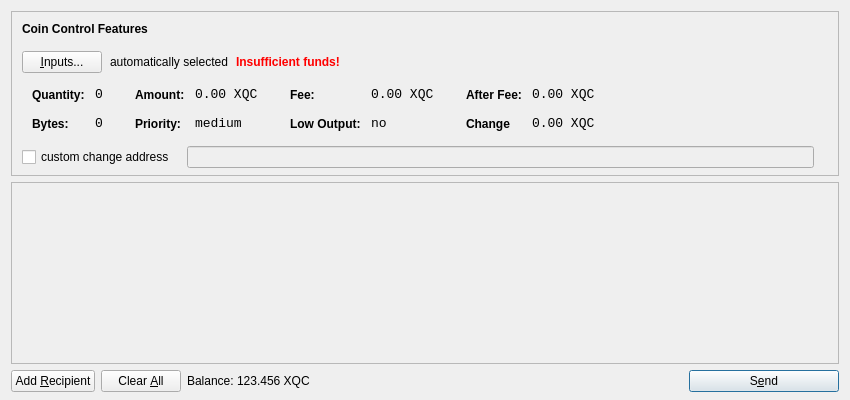
<?xml version="1.0" encoding="UTF-8"?>
<ui version="4.0">
 <class>SendCoinsDialog</class>
 <widget class="QDialog" name="SendCoinsDialog">
  <property name="geometry">
   <rect>
    <x>0</x>
    <y>0</y>
    <width>850</width>
    <height>400</height>
   </rect>
  </property>
  <property name="windowTitle">
   <string>Send Coins</string>
  </property>
  <layout class="QVBoxLayout" name="verticalLayout" stretch="0,1,0">
   <property name="bottomMargin">
    <number>8</number>
   </property>
   <item>
    <widget class="QFrame" name="frameCoinControl">
     <property name="sizePolicy">
      <sizepolicy hsizetype="Expanding" vsizetype="Expanding">
       <horstretch>0</horstretch>
       <verstretch>0</verstretch>
      </sizepolicy>
     </property>
     <property name="maximumSize">
      <size>
       <width>16777215</width>
       <height>16777215</height>
      </size>
     </property>
     <property name="frameShape">
      <enum>QFrame::StyledPanel</enum>
     </property>
     <property name="frameShadow">
      <enum>QFrame::Sunken</enum>
     </property>
     <layout class="QVBoxLayout" name="verticalLayoutCoinControl2">
      <property name="spacing">
       <number>6</number>
      </property>
      <property name="leftMargin">
       <number>0</number>
      </property>
      <property name="topMargin">
       <number>0</number>
      </property>
      <property name="rightMargin">
       <number>0</number>
      </property>
      <property name="bottomMargin">
       <number>6</number>
      </property>
      <item>
       <layout class="QVBoxLayout" name="verticalLayoutCoinControl" stretch="0,0,0,0,1">
        <property name="spacing">
         <number>0</number>
        </property>
        <property name="leftMargin">
         <number>10</number>
        </property>
        <property name="topMargin">
         <number>10</number>
        </property>
        <item>
         <layout class="QHBoxLayout" name="horizontalLayoutCoinControl1">
          <property name="bottomMargin">
           <number>15</number>
          </property>
          <item>
           <widget class="QLabel" name="labelCoinControlFeatures">
            <property name="sizePolicy">
             <sizepolicy hsizetype="Preferred" vsizetype="Maximum">
              <horstretch>0</horstretch>
              <verstretch>0</verstretch>
             </sizepolicy>
            </property>
            <property name="font">
             <font>
              <weight>75</weight>
              <bold>true</bold>
             </font>
            </property>
            <property name="styleSheet">
             <string notr="true">font-weight:bold;</string>
            </property>
            <property name="text">
             <string>Coin Control Features</string>
            </property>
           </widget>
          </item>
         </layout>
        </item>
        <item>
         <layout class="QHBoxLayout" name="horizontalLayoutCoinControl2" stretch="0,0,0,0">
          <property name="spacing">
           <number>8</number>
          </property>
          <property name="bottomMargin">
           <number>10</number>
          </property>
          <item>
           <widget class="QPushButton" name="pushButtonCoinControl">
            <property name="styleSheet">
             <string notr="true"/>
            </property>
            <property name="text">
             <string>&amp;Inputs...</string>
            </property>
           </widget>
          </item>
          <item>
           <widget class="QLabel" name="labelCoinControlAutomaticallySelected">
            <property name="text">
             <string>automatically selected</string>
            </property>
            <property name="margin">
             <number>5</number>
            </property>
           </widget>
          </item>
          <item>
           <widget class="QLabel" name="labelCoinControlInsuffFunds">
            <property name="font">
             <font>
              <weight>75</weight>
              <bold>true</bold>
             </font>
            </property>
            <property name="styleSheet">
             <string notr="true">color:red;font-weight:bold;</string>
            </property>
            <property name="text">
             <string>Insufficient funds!</string>
            </property>
            <property name="margin">
             <number>5</number>
            </property>
           </widget>
          </item>
          <item>
           <spacer name="horizontalSpacerCoinControl">
            <property name="orientation">
             <enum>Qt::Horizontal</enum>
            </property>
            <property name="sizeHint" stdset="0">
             <size>
              <width>40</width>
              <height>1</height>
             </size>
            </property>
           </spacer>
          </item>
         </layout>
        </item>
        <item>
         <widget class="QWidget" name="widgetCoinControl" native="true">
          <property name="sizePolicy">
           <sizepolicy hsizetype="Preferred" vsizetype="Preferred">
            <horstretch>0</horstretch>
            <verstretch>0</verstretch>
           </sizepolicy>
          </property>
          <property name="minimumSize">
           <size>
            <width>0</width>
            <height>0</height>
           </size>
          </property>
          <property name="styleSheet">
           <string notr="true"/>
          </property>
          <layout class="QHBoxLayout" name="horizontalLayoutCoinControl5">
           <property name="leftMargin">
            <number>0</number>
           </property>
           <property name="topMargin">
            <number>0</number>
           </property>
           <property name="rightMargin">
            <number>0</number>
           </property>
           <property name="bottomMargin">
            <number>0</number>
           </property>
           <item>
            <layout class="QHBoxLayout" name="horizontalLayoutCoinControl3" stretch="0,0,0,1">
             <property name="spacing">
              <number>20</number>
             </property>
             <property name="topMargin">
              <number>0</number>
             </property>
             <property name="bottomMargin">
              <number>10</number>
             </property>
             <item>
              <layout class="QFormLayout" name="formLayoutCoinControl1">
               <property name="horizontalSpacing">
                <number>10</number>
               </property>
               <property name="verticalSpacing">
                <number>14</number>
               </property>
               <property name="leftMargin">
                <number>10</number>
               </property>
               <property name="topMargin">
                <number>4</number>
               </property>
               <property name="rightMargin">
                <number>6</number>
               </property>
               <item row="0" column="0">
                <widget class="QLabel" name="labelCoinControlQuantityText">
                 <property name="styleSheet">
                  <string notr="true">font-weight:bold;</string>
                 </property>
                 <property name="text">
                  <string>Quantity:</string>
                 </property>
                 <property name="margin">
                  <number>0</number>
                 </property>
                </widget>
               </item>
               <item row="0" column="1">
                <widget class="QLabel" name="labelCoinControlQuantity">
                 <property name="font">
                  <font>
                   <family>Monospace</family>
                   <pointsize>10</pointsize>
                  </font>
                 </property>
                 <property name="cursor">
                  <cursorShape>IBeamCursor</cursorShape>
                 </property>
                 <property name="contextMenuPolicy">
                  <enum>Qt::ActionsContextMenu</enum>
                 </property>
                 <property name="text">
                  <string>0</string>
                 </property>
                 <property name="margin">
                  <number>0</number>
                 </property>
                 <property name="textInteractionFlags">
                  <set>Qt::LinksAccessibleByMouse|Qt::TextSelectableByKeyboard|Qt::TextSelectableByMouse</set>
                 </property>
                </widget>
               </item>
               <item row="1" column="0">
                <widget class="QLabel" name="labelCoinControlBytesText">
                 <property name="styleSheet">
                  <string notr="true">font-weight:bold;</string>
                 </property>
                 <property name="text">
                  <string>Bytes:</string>
                 </property>
                </widget>
               </item>
               <item row="1" column="1">
                <widget class="QLabel" name="labelCoinControlBytes">
                 <property name="font">
                  <font>
                   <family>Monospace</family>
                   <pointsize>10</pointsize>
                  </font>
                 </property>
                 <property name="cursor">
                  <cursorShape>IBeamCursor</cursorShape>
                 </property>
                 <property name="contextMenuPolicy">
                  <enum>Qt::ActionsContextMenu</enum>
                 </property>
                 <property name="text">
                  <string>0</string>
                 </property>
                 <property name="textInteractionFlags">
                  <set>Qt::LinksAccessibleByMouse|Qt::TextSelectableByKeyboard|Qt::TextSelectableByMouse</set>
                 </property>
                </widget>
               </item>
              </layout>
             </item>
             <item>
              <layout class="QFormLayout" name="formLayoutCoinControl2">
               <property name="horizontalSpacing">
                <number>10</number>
               </property>
               <property name="verticalSpacing">
                <number>14</number>
               </property>
               <property name="leftMargin">
                <number>6</number>
               </property>
               <property name="topMargin">
                <number>4</number>
               </property>
               <property name="rightMargin">
                <number>6</number>
               </property>
               <item row="0" column="0">
                <widget class="QLabel" name="labelCoinControlAmountText">
                 <property name="styleSheet">
                  <string notr="true">font-weight:bold;</string>
                 </property>
                 <property name="text">
                  <string>Amount:</string>
                 </property>
                 <property name="margin">
                  <number>0</number>
                 </property>
                </widget>
               </item>
               <item row="0" column="1">
                <widget class="QLabel" name="labelCoinControlAmount">
                 <property name="font">
                  <font>
                   <family>Monospace</family>
                   <pointsize>10</pointsize>
                  </font>
                 </property>
                 <property name="cursor">
                  <cursorShape>IBeamCursor</cursorShape>
                 </property>
                 <property name="contextMenuPolicy">
                  <enum>Qt::ActionsContextMenu</enum>
                 </property>
                 <property name="text">
                  <string>0.00 XQC</string>
                 </property>
                 <property name="textInteractionFlags">
                  <set>Qt::LinksAccessibleByMouse|Qt::TextSelectableByKeyboard|Qt::TextSelectableByMouse</set>
                 </property>
                </widget>
               </item>
               <item row="1" column="0">
                <widget class="QLabel" name="labelCoinControlPriorityText">
                 <property name="styleSheet">
                  <string notr="true">font-weight:bold;</string>
                 </property>
                 <property name="text">
                  <string>Priority:</string>
                 </property>
                </widget>
               </item>
               <item row="1" column="1">
                <widget class="QLabel" name="labelCoinControlPriority">
                 <property name="font">
                  <font>
                   <family>Monospace</family>
                   <pointsize>10</pointsize>
                  </font>
                 </property>
                 <property name="cursor">
                  <cursorShape>IBeamCursor</cursorShape>
                 </property>
                 <property name="contextMenuPolicy">
                  <enum>Qt::ActionsContextMenu</enum>
                 </property>
                 <property name="text">
                  <string>medium</string>
                 </property>
                 <property name="textInteractionFlags">
                  <set>Qt::LinksAccessibleByMouse|Qt::TextSelectableByKeyboard|Qt::TextSelectableByMouse</set>
                 </property>
                </widget>
               </item>
              </layout>
             </item>
             <item>
              <layout class="QFormLayout" name="formLayoutCoinControl3">
               <property name="horizontalSpacing">
                <number>10</number>
               </property>
               <property name="verticalSpacing">
                <number>14</number>
               </property>
               <property name="leftMargin">
                <number>6</number>
               </property>
               <property name="topMargin">
                <number>4</number>
               </property>
               <property name="rightMargin">
                <number>6</number>
               </property>
               <item row="0" column="0">
                <widget class="QLabel" name="labelCoinControlFeeText">
                 <property name="styleSheet">
                  <string notr="true">font-weight:bold;</string>
                 </property>
                 <property name="text">
                  <string>Fee:</string>
                 </property>
                 <property name="margin">
                  <number>0</number>
                 </property>
                </widget>
               </item>
               <item row="0" column="1">
                <widget class="QLabel" name="labelCoinControlFee">
                 <property name="font">
                  <font>
                   <family>Monospace</family>
                   <pointsize>10</pointsize>
                  </font>
                 </property>
                 <property name="cursor">
                  <cursorShape>IBeamCursor</cursorShape>
                 </property>
                 <property name="contextMenuPolicy">
                  <enum>Qt::ActionsContextMenu</enum>
                 </property>
                 <property name="text">
                  <string>0.00 XQC</string>
                 </property>
                 <property name="textInteractionFlags">
                  <set>Qt::LinksAccessibleByMouse|Qt::TextSelectableByKeyboard|Qt::TextSelectableByMouse</set>
                 </property>
                </widget>
               </item>
               <item row="1" column="0">
                <widget class="QLabel" name="labelCoinControlLowOutputText">
                 <property name="styleSheet">
                  <string notr="true">font-weight:bold;</string>
                 </property>
                 <property name="text">
                  <string>Low Output:</string>
                 </property>
                </widget>
               </item>
               <item row="1" column="1">
                <widget class="QLabel" name="labelCoinControlLowOutput">
                 <property name="font">
                  <font>
                   <family>Monospace</family>
                   <pointsize>10</pointsize>
                  </font>
                 </property>
                 <property name="cursor">
                  <cursorShape>IBeamCursor</cursorShape>
                 </property>
                 <property name="contextMenuPolicy">
                  <enum>Qt::ActionsContextMenu</enum>
                 </property>
                 <property name="text">
                  <string>no</string>
                 </property>
                 <property name="textInteractionFlags">
                  <set>Qt::LinksAccessibleByMouse|Qt::TextSelectableByKeyboard|Qt::TextSelectableByMouse</set>
                 </property>
                </widget>
               </item>
              </layout>
             </item>
             <item>
              <layout class="QFormLayout" name="formLayoutCoinControl4">
               <property name="horizontalSpacing">
                <number>10</number>
               </property>
               <property name="verticalSpacing">
                <number>14</number>
               </property>
               <property name="leftMargin">
                <number>6</number>
               </property>
               <property name="topMargin">
                <number>4</number>
               </property>
               <property name="rightMargin">
                <number>6</number>
               </property>
               <item row="0" column="0">
                <widget class="QLabel" name="labelCoinControlAfterFeeText">
                 <property name="styleSheet">
                  <string notr="true">font-weight:bold;</string>
                 </property>
                 <property name="text">
                  <string>After Fee:</string>
                 </property>
                 <property name="margin">
                  <number>0</number>
                 </property>
                </widget>
               </item>
               <item row="0" column="1">
                <widget class="QLabel" name="labelCoinControlAfterFee">
                 <property name="font">
                  <font>
                   <family>Monospace</family>
                   <pointsize>10</pointsize>
                  </font>
                 </property>
                 <property name="cursor">
                  <cursorShape>IBeamCursor</cursorShape>
                 </property>
                 <property name="contextMenuPolicy">
                  <enum>Qt::ActionsContextMenu</enum>
                 </property>
                 <property name="text">
                  <string>0.00 XQC</string>
                 </property>
                 <property name="textInteractionFlags">
                  <set>Qt::LinksAccessibleByMouse|Qt::TextSelectableByKeyboard|Qt::TextSelectableByMouse</set>
                 </property>
                </widget>
               </item>
               <item row="1" column="0">
                <widget class="QLabel" name="labelCoinControlChangeText">
                 <property name="styleSheet">
                  <string notr="true">font-weight:bold;</string>
                 </property>
                 <property name="text">
                  <string>Change</string>
                 </property>
                </widget>
               </item>
               <item row="1" column="1">
                <widget class="QLabel" name="labelCoinControlChange">
                 <property name="font">
                  <font>
                   <family>Monospace</family>
                   <pointsize>10</pointsize>
                  </font>
                 </property>
                 <property name="cursor">
                  <cursorShape>IBeamCursor</cursorShape>
                 </property>
                 <property name="contextMenuPolicy">
                  <enum>Qt::ActionsContextMenu</enum>
                 </property>
                 <property name="text">
                  <string>0.00 XQC</string>
                 </property>
                 <property name="textInteractionFlags">
                  <set>Qt::LinksAccessibleByMouse|Qt::TextSelectableByKeyboard|Qt::TextSelectableByMouse</set>
                 </property>
                </widget>
               </item>
              </layout>
             </item>
            </layout>
           </item>
          </layout>
         </widget>
        </item>
        <item>
         <layout class="QHBoxLayout" name="horizontalLayoutCoinControl4" stretch="0,0,0">
          <property name="spacing">
           <number>12</number>
          </property>
          <property name="sizeConstraint">
           <enum>QLayout::SetDefaultConstraint</enum>
          </property>
          <property name="topMargin">
           <number>5</number>
          </property>
          <property name="rightMargin">
           <number>5</number>
          </property>
          <item>
           <widget class="QCheckBox" name="checkBoxCoinControlChange">
            <property name="text">
             <string>custom change address</string>
            </property>
           </widget>
          </item>
          <item>
           <widget class="QLineEdit" name="lineEditCoinControlChange">
            <property name="enabled">
             <bool>false</bool>
            </property>
            <property name="sizePolicy">
             <sizepolicy hsizetype="Expanding" vsizetype="Fixed">
              <horstretch>0</horstretch>
              <verstretch>0</verstretch>
             </sizepolicy>
            </property>
           </widget>
          </item>
          <item>
           <widget class="QLabel" name="labelCoinControlChangeLabel">
            <property name="sizePolicy">
             <sizepolicy hsizetype="Preferred" vsizetype="Expanding">
              <horstretch>0</horstretch>
              <verstretch>0</verstretch>
             </sizepolicy>
            </property>
            <property name="minimumSize">
             <size>
              <width>0</width>
              <height>0</height>
             </size>
            </property>
            <property name="text">
             <string/>
            </property>
            <property name="margin">
             <number>3</number>
            </property>
           </widget>
          </item>
         </layout>
        </item>
        <item>
         <spacer name="verticalSpacerCoinControl">
          <property name="orientation">
           <enum>Qt::Vertical</enum>
          </property>
          <property name="sizeHint" stdset="0">
           <size>
            <width>800</width>
            <height>1</height>
           </size>
          </property>
         </spacer>
        </item>
       </layout>
      </item>
     </layout>
    </widget>
   </item>
   <item>
    <widget class="QScrollArea" name="scrollArea">
     <property name="widgetResizable">
      <bool>true</bool>
     </property>
     <widget class="QWidget" name="scrollAreaWidgetContents">
      <property name="geometry">
       <rect>
        <x>0</x>
        <y>0</y>
        <width>830</width>
        <height>173</height>
       </rect>
      </property>
      <layout class="QVBoxLayout" name="verticalLayout_2">
       <property name="leftMargin">
        <number>0</number>
       </property>
       <property name="topMargin">
        <number>0</number>
       </property>
       <property name="rightMargin">
        <number>0</number>
       </property>
       <property name="bottomMargin">
        <number>0</number>
       </property>
       <item>
        <layout class="QVBoxLayout" name="entries">
         <property name="spacing">
          <number>6</number>
         </property>
        </layout>
       </item>
       <item>
        <spacer name="verticalSpacer">
         <property name="orientation">
          <enum>Qt::Vertical</enum>
         </property>
         <property name="sizeHint" stdset="0">
          <size>
           <width>20</width>
           <height>40</height>
          </size>
         </property>
        </spacer>
       </item>
      </layout>
     </widget>
    </widget>
   </item>
   <item>
    <layout class="QHBoxLayout" name="horizontalLayout">
     <item>
      <widget class="QPushButton" name="addButton">
       <property name="toolTip">
        <string>Send to multiple recipients at once</string>
       </property>
       <property name="text">
        <string>Add &amp;Recipient</string>
       </property>
       <property name="icon">
        <iconset resource="../bitcoin.qrc">
         <normaloff>:/icons/add</normaloff>:/icons/add</iconset>
       </property>
       <property name="autoDefault">
        <bool>false</bool>
       </property>
      </widget>
     </item>
     <item>
      <widget class="QPushButton" name="clearButton">
       <property name="sizePolicy">
        <sizepolicy hsizetype="Minimum" vsizetype="Fixed">
         <horstretch>0</horstretch>
         <verstretch>0</verstretch>
        </sizepolicy>
       </property>
       <property name="toolTip">
        <string>Remove all transaction fields</string>
       </property>
       <property name="text">
        <string>Clear &amp;All</string>
       </property>
       <property name="icon">
        <iconset resource="../bitcoin.qrc">
         <normaloff>:/icons/remove</normaloff>:/icons/remove</iconset>
       </property>
       <property name="autoRepeatDelay">
        <number>300</number>
       </property>
       <property name="autoDefault">
        <bool>false</bool>
       </property>
      </widget>
     </item>
     <item>
      <layout class="QHBoxLayout" name="horizontalLayout_2">
       <property name="spacing">
        <number>3</number>
       </property>
       <item>
        <widget class="QLabel" name="label">
         <property name="text">
          <string>Balance:</string>
         </property>
        </widget>
       </item>
       <item>
        <widget class="QLabel" name="labelBalance">
         <property name="cursor">
          <cursorShape>IBeamCursor</cursorShape>
         </property>
         <property name="text">
          <string>123.456 XQC</string>
         </property>
         <property name="textInteractionFlags">
          <set>Qt::LinksAccessibleByMouse|Qt::TextSelectableByKeyboard|Qt::TextSelectableByMouse</set>
         </property>
        </widget>
       </item>
      </layout>
     </item>
     <item>
      <spacer name="horizontalSpacer">
       <property name="orientation">
        <enum>Qt::Horizontal</enum>
       </property>
       <property name="sizeHint" stdset="0">
        <size>
         <width>40</width>
         <height>20</height>
        </size>
       </property>
      </spacer>
     </item>
     <item>
      <widget class="QPushButton" name="sendButton">
       <property name="minimumSize">
        <size>
         <width>150</width>
         <height>0</height>
        </size>
       </property>
       <property name="toolTip">
        <string>Confirm the send action</string>
       </property>
       <property name="text">
        <string>S&amp;end</string>
       </property>
       <property name="icon">
        <iconset resource="../bitcoin.qrc">
         <normaloff>:/icons/send</normaloff>:/icons/send</iconset>
       </property>
       <property name="default">
        <bool>true</bool>
       </property>
      </widget>
     </item>
    </layout>
   </item>
  </layout>
 </widget>
 <resources>
  <include location="../bitcoin.qrc"/>
 </resources>
 <connections/>
</ui>
